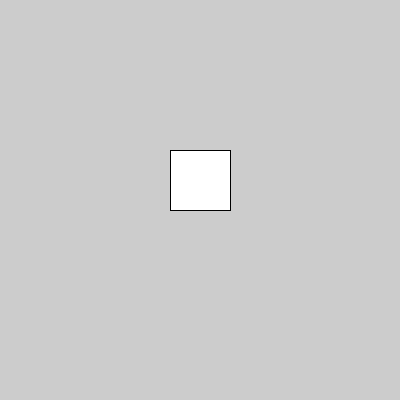
Frame 1 (no input)
Frame 60 (the mouse pressed at the canvas centre just before this capture): identical to frame 1, image omitted
Frame 120 (the mouse held since frame 60 and released just before this capture): identical to frame 1, image omitted

The Processing sketch that drew this single still picture (run headless with seeded random() and noise(); from frame 60 on, the mouse is pressed at the canvas centre):

// Processing sketch: travellingsquare
// ── travellingsquare.pde

PVector screenPos;
// width / 2
// height / 2

void setup () {
 
  size(400,400);
  screenPos = new PVector(170,150);
}

void draw () {
    
   
    rect(screenPos.x,screenPos.y,60,60);
}


void keyPressed () {
    if (key=='w') {
       
      if (screenPos.y > 0 ) {  
      
       screenPos.y = screenPos.y-1;
      
      }    
      }
    
    if (key=='s') {
    
      if (screenPos.y < height-60) {
     
        screenPos.y = screenPos.y + 1;
    
    }
    }
    
    
    
    if (key=='a') {
       
      if (screenPos.x > 0 )  {
        screenPos.x = screenPos.x - 1;
    } 
    }
    
    if (key=='d') {
        
      if (screenPos.x <width-60) {
        screenPos.x = screenPos.x + 1;
    }
    }
  
    
}
